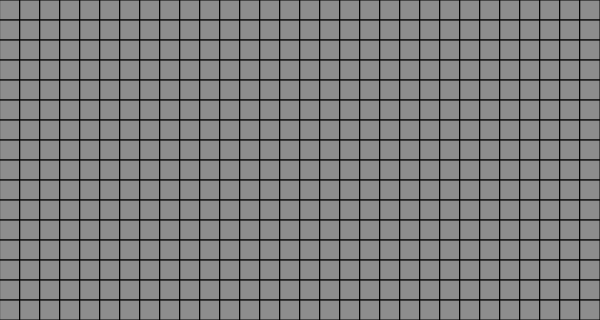
Frame 1 (no input)
Frame 60 (no input): identical to frame 1, image omitted
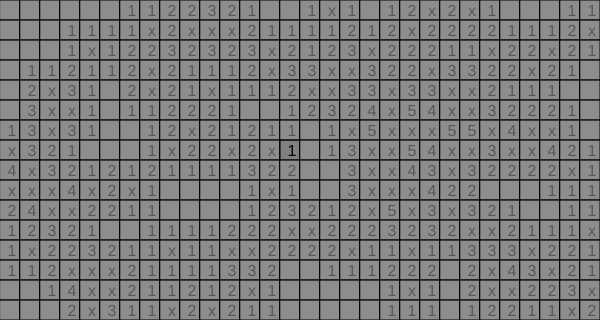
Frame 120 (the mouse pressed at the canvas centre since frame 60)

The p5.js sketch that drew these frames (run headless with seeded random() and noise() and a simulated clock; from frame 60 on, the mouse is pressed at the canvas centre):

// p5.js sketch
// ── sketch.js
let mapIndex = []
let initialNearbySetup = true
let cellSize = 20
let firstClick = true

//class responsible for creating and rendering the board
//difficulty: string (easy, normal or hard) 
class Board {
    constructor(difficulty) {        

        switch (difficulty) {
            case "hard":
                this.mineNumber = 99
                this.width = 30
                this.height = 16
                break
            case "medium":
                this.mineNumber = 40
                this.width = 15
                this.height = 13
                break       
            case "easy":
                this.mineNumber = 10
                this.width = 8
                this.height = 8
                break 
        }
    }
    
    //generate a "map" by using the provided x & y coordinates in the difficulty
    mapGeneration(){
        for (let i = 0; i < this.width; i++) {
    
            mapIndex.push([])
            for (let j = 0; j < this.height; j++) {
    
                //Cell information
                mapIndex[i].push({
                    x: i,
                    y: j,
                    isActive: false,
                    isMine: false,
                    isFirst: false,
                    nearbyMines: 0,
                    cellGroup: 0
                })            
            }
        }
    }

    //defines where mines should go
    minePlacement() {
        
        for (let i = 0; i < this.mineNumber; i++){
            let xCell = round(random(0, this.width-1))
            let yCell = round(random(0, this.height-1))
    
            if(mapIndex[xCell][yCell].isMine || mapIndex[xCell][yCell].isFirst){
                i--
            }else {
                mapIndex[xCell][yCell].isMine = true
                this.totalMines++
            }
        }
    }

    //aligns text in the middle of a cell
    textCenterCell(textInput, xPos, yPos){
        fill("black")
        textAlign(CENTER, CENTER)
        textSize(this.height)
        text(textInput, (xPos*cellSize)+cellSize*0.1, yPos*cellSize+cellSize*0.6,cellSize) 
    }

    //check adjecent cells for mines, if any adds to the mine counter
    checkNear(xPos, yPos, isClick){
        let mineNearby = false
        let cellDirection = []
        mapIndex[xPos][yPos].nearbyMines = 0
        
        //setup for directions to check for mines
        //0: up, 1: up-right, 2: right, 3: down-right
        //4: down, 5: down-left, 6: left, 7: up-left
        if (xPos == this.width-1) {
            cellDirection = 
            [mapIndex[xPos][yPos-1], mapIndex[xPos][yPos+1], mapIndex[xPos-1][yPos+1],
            mapIndex[xPos-1][yPos], mapIndex[xPos-1][yPos-1]]   
        } else if (xPos == 0) {
            cellDirection = 
            [mapIndex[xPos][yPos-1], mapIndex[xPos+1][yPos-1],mapIndex[xPos+1][yPos],
            mapIndex[xPos+1][yPos+1], mapIndex[xPos][yPos+1]]
        } else {
            cellDirection = 
            [mapIndex[xPos][yPos-1], mapIndex[xPos+1][yPos-1],mapIndex[xPos+1][yPos],
            mapIndex[xPos+1][yPos+1], mapIndex[xPos][yPos+1], mapIndex[xPos-1][yPos+1],
            mapIndex[xPos-1][yPos], mapIndex[xPos-1][yPos-1]] 
        }

        //run only on clicks
        cellDirection.map(e => {
            //if there are adjecent mines
            if (e != undefined && e.isMine){
                mapIndex[xPos][yPos].nearbyMines++
            //if the adjecent cell is empty (only run on  clicks)
            } else if (e != undefined && !e.isMine && e.nearbyMines == 0 && isClick){
                e.isActive = true
                mineNearby = true
            }
        })

        return mineNearby
    }

    // draws every square in the board by looping width by height
    draw(){
        for (let i = 0; i < this.width; i++) {
            for (let j = 0; j < this.height; j++) {
                if (mapIndex[i][j].isActive) {  
                    if (mapIndex[i][j].isMine){
                        this.textCenterCell("x", i, j)
                    } else if (mapIndex[i][j].nearbyMines != 0) {
                        this.textCenterCell(mapIndex[i][j].nearbyMines, i, j)
                    }

                    noFill()

                } else {
                    if (mapIndex[i][j].isMine){
                        this.textCenterCell("x", i, j)
                    } else if (mapIndex[i][j].nearbyMines != 0) {
                        this.textCenterCell(mapIndex[i][j].nearbyMines, i, j)
                    }

                    fill(150,150,150,150)     
                    //noFill()           
                }

                if(initialNearbySetup){
                    this.checkNear(i,j, false)     
                }

                rect(i*cellSize,j*cellSize,cellSize,cellSize)
            }
        }

        if (initialNearbySetup){
            initialNearbySetup = false
        }
    }

    group(){

    }
}

//check mouse X/Y position to see if it's the same as the area defined
//return: Bool || xPos, yPos, xArea: int || yArea: int(optional)
function mouseCollision(xPos, yPos, xArea, yArea) {

    //if yArea is undefined, it uses xArea as a square
    if (yArea != undefined){        
        if(mouseX > xPos*xArea && mouseX <= (xPos*xArea)+xArea) {

            if(mouseY > yPos*yArea && mouseY <= (yPos*yArea)+yArea){

                return true   
            }
        }
    } else {
        if(mouseX > xPos*xArea && mouseX <= (xPos*xArea)+xArea) {
            
            if(mouseY > yPos*xArea && mouseY <= (yPos*xArea)+xArea){

                return true   
            }
        }
    }    
    return false
}

function mousePressed() {

    //scan for the cell clicked by looping and checking mouse collision
    for (let i = 0; i < stage.width; i++) {
        for (let j = 0; j < stage.height; j++) {
            if (mouseCollision(i,j,cellSize) && !mapIndex[i][j].isActive) { 

                mapIndex[i][j].isActive = true

                if (mapIndex[i][j].nearbyMines == 0 && !firstClick){
                    stage.checkNear(i,j, true)

                }

                //initial setup for mine placement, runs after the first click to avoid a mine from the start
                if (firstClick){
                    mapIndex[i][j].isFirst = true
                    stage.minePlacement()
                    firstClick = false
                    initialNearbySetup = true
                    console.log(mapIndex)
                }

            }
        }
    }
}

function setup(){
    stage = new Board("hard")
	createCanvas(stage.width*cellSize, stage.height*cellSize);
    stage.mapGeneration()
}

function draw(){
    background("grey")
    stage.draw()
}
